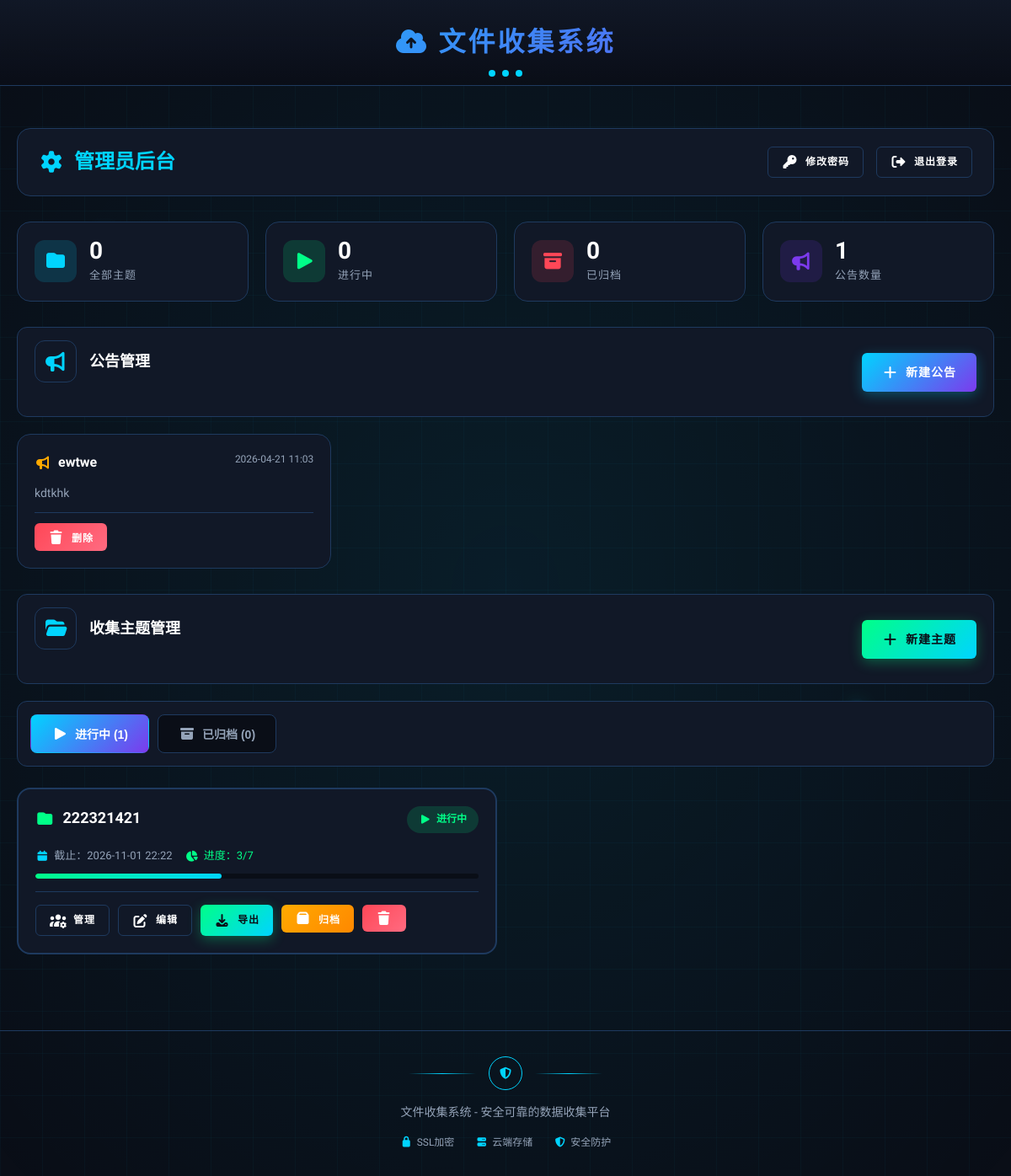
Page /admin (signed in) on the committed database.
### models.py (models this page shows)
class Announcement(db.Model):
    id = db.Column(db.Integer, primary_key=True)
    title = db.Column(db.String(200), nullable=False)
    content = db.Column(db.Text, nullable=True)
    created_at = db.Column(db.DateTime, default=datetime.utcnow)
    updated_at = db.Column(db.DateTime, default=datetime.utcnow, onupdate=datetime.utcnow)
    attachments = db.relationship('AnnouncementAttachment', backref='announcement', lazy=True, cascade='all, delete-orphan')

class CollectionTheme(db.Model):
    id = db.Column(db.Integer, primary_key=True)
    title = db.Column(db.String(200), nullable=False)
    description = db.Column(db.Text)
    announcement = db.Column(db.Text)
    deadline = db.Column(db.DateTime, nullable=False)
    created_at = db.Column(db.DateTime, default=datetime.utcnow)
    is_active = db.Column(db.Boolean, default=True)
    collector_name = db.Column(db.String(100))
    collection_objects = db.relationship('CollectionObject', backref='theme', lazy=True, cascade='all, delete-orphan')
    attachments = db.relationship('ThemeAttachment', backref='theme', lazy=True, cascade='all, delete-orphan')

### routes.py (the view)
    @app.route('/admin')
    @login_required
    def admin_dashboard():
        active_themes = CollectionTheme.query.filter_by(is_active=True).order_by(CollectionTheme.created_at.desc()).all()
        archived_themes = CollectionTheme.query.filter_by(is_active=False).order_by(CollectionTheme.created_at.desc()).all()
        announcements = Announcement.query.order_by(Announcement.created_at.desc()).all()
        return render_template('admin_dashboard.html', active_themes=active_themes, archived_themes=archived_themes, announcements=announcements)

### models.py (called while the page is built)
@login_manager.user_loader
def load_user(user_id):
    return Admin.query.get(int(user_id))

### app/templates/admin_dashboard.html (shortened to what this page needs)
{% extends "base.html" %}
{% block content %}
<div class="container admin-container">
    <div class="admin-header">
        <div class="admin-header-title">
            <h2><i class="fas fa-cog"></i> 管理员后台</h2>
        </div>
        <div class="admin-actions">
            <a href="{{ url_for('change_password') }}" class="btn btn-secondary btn-small">
                <i class="fas fa-key"></i> 修改密码
            </a>
            <a href="{{ url_for('admin_logout') }}" class="btn btn-secondary btn-small">
                <i class="fas fa-sign-out-alt"></i> 退出登录
            </a>
        </div>
    </div>
    <div class="admin-overview">
        <div class="overview-card">
            <div class="overview-icon" style="background: rgba(0, 212, 255, 0.15);">
                <i class="fas fa-folder" style="color: var(--primary);"></i>
            </div>
            <div class="overview-content">
                <span class="overview-value">{{ themes|length }}</span>
                <span class="overview-label">全部主题</span>
            </div>
        </div>
        <div class="overview-card">
            <div class="overview-icon" style="background: rgba(0, 255, 136, 0.15);">
                <i class="fas fa-play" style="color: var(--success);"></i>
            </div>
            <div class="overview-content">
                <span class="overview-value">{{ themes|selectattr('is_active')|list|length }}</span>
                <span class="overview-label">进行中</span>
            </div>
        </div>
        <div class="overview-card">
            <div class="overview-icon" style="background: rgba(255, 71, 87, 0.15);">
                <i class="fas fa-archive" style="color: var(--danger);"></i>
            </div>
            <div class="overview-content">
                <span class="overview-value">{{ themes|rejectattr('is_active')|list|length }}</span>
                <span class="overview-label">已归档</span>
            </div>
        </div>
        <div class="overview-card">
            <div class="overview-icon" style="background: rgba(124, 58, 237, 0.15);">
                <i class="fas fa-bullhorn" style="color: var(--secondary);"></i>
            </div>
            <div class="overview-content">
                <span class="overview-value">{{ announcements|length }}</span>
                <span class="overview-label">公告数量</span>
            </div>
        </div>
    </div>
    <div class="admin-section-title">
        <div class="section-header-tech">
            <div class="tech-icon"><i class="fas fa-bullhorn"></i></div>
            <h3>公告管理</h3>
        </div>
        <a href="{{ url_for('create_announcement') }}" class="btn btn-primary">
            <i class="fas fa-plus"></i> 新建公告
        </a>
    </div>
    {% if announcements %}
    <div class="announcement-cards">
        {% for ann in announcements %}
        <div class="announcement-admin-card">
            <div class="announcement-admin-header">
                <h4><i class="fas fa-bullhorn"></i> {{ ann.title }}</h4>
                <span class="announcement-date">{{ ann.created_at.strftime('%Y-%m-%d %H:%M') }}</span>
            </div>
            {% if ann.content %}
            <p class="announcement-admin-content">{{ ann.content[:100] }}{% if ann.content|length > 100 %}...{% endif %}</p>
            {% endif %}
            <div class="announcement-admin-actions">
                <form method="POST" action="{{ url_for('delete_announcement', announcement_id=ann.id) }}" class="inline-form">
                    <button type="submit" class="btn btn-danger btn-small" onclick="return confirm('确定删除?')">
                        <i class="fas fa-trash"></i> 删除
                    </button>
                </form>
            </div>
        </div>
        {% endfor %}
    </div>
    {% else %}
    <div class="empty-state-card">
        <div class="empty-icon"><i class="fas fa-bullhorn"></i></div>
        <p>暂无公告</p>
    </div>
    {% endif %}
    <div class="admin-section-title">
        <div class="section-header-tech">
            <div class="tech-icon"><i class="fas fa-folder-open"></i></div>
            <h3>收集主题管理</h3>
        </div>
        <a href="{{ url_for('create_theme') }}" class="btn btn-success">
            <i class="fas fa-plus"></i> 新建主题
        </a>
    </div>
    <div class="theme-tabs">
        <button class="tab-btn active" data-tab="active" onclick="showTab('active')">
            <i class="fas fa-play"></i> 进行中 ({{ active_themes|length }})
        </button>
        <button class="tab-btn" data-tab="archived" onclick="showTab('archived')">
            <i class="fas fa-archive"></i> 已归档 ({{ archived_themes|length }})
        </button>
    </div>
    <div id="tab-active" class="tab-content">
        {% if active_themes %}
        <div class="theme-admin-cards">
            {% for theme in active_themes %}
            <div class="theme-admin-card">
                <div class="theme-admin-header">
                    <div class="theme-admin-info">
                        <h4><i class="fas fa-folder"></i> {{ theme.title }}</h4>
                    </div>
                    <span class="status-badge active">
                        <i class="fas fa-play"></i> 进行中
                    </span>
                </div>
                <div class="theme-admin-meta">
                    <span><i class="fas fa-calendar"></i> 截止：{{ theme.deadline.strftime('%Y-%m-%d %H:%M') }}</span>
                    {% set completed_count = theme.collection_objects|selectattr('is_completed')|list|length %}
                    {% set total_count = theme.collection_objects|length %}
                    <span class="theme-progress">
                        <i class="fas fa-chart-pie"></i> 进度：{{ completed_count }}/{{ total_count }}
                    </span>
                </div>
                <div class="theme-admin-progress-bar">
                    <div class="progress-fill" style="width: {% if total_count > 0 %}{{ (completed_count / total_count * 100)|int }}{% else %}0{% endif %}%;"></div>
                </div>
                <div class="theme-admin-actions">
                    <a href="{{ url_for('manage_theme_objects', theme_id=theme.id) }}" class="btn btn-secondary btn-small">
                        <i class="fas fa-users-cog"></i> 管理
                    </a>
                    <a href="{{ url_for('edit_theme', theme_id=theme.id) }}" class="btn btn-secondary btn-small">
                        <i class="fas fa-edit"></i> 编辑
                    </a>
                    <a href="{{ url_for('export_theme_attachments', theme_id=theme.id) }}" class="btn btn-success btn-small">
                        <i class="fas fa-download"></i> 导出
                    </a>
                    <form method="POST" action="{{ url_for('archive_theme', theme_id=theme.id) }}" class="inline-form">
                        <button type="submit" class="btn btn-warning btn-small" onclick="return confirm('确定归档此主题？归档后将不在首页显示。')">
                            <i class="fas fa-box"></i> 归档
                        </button>
                    </form>
                    <form method="POST" action="{{ url_for('delete_theme', theme_id=theme.id) }}" class="inline-form">
                        <button type="submit" class="btn btn-danger btn-small" onclick="return confirm('确定删除此主题？')">
                            <i class="fas fa-trash"></i>
                        </button>
                    </form>
                </div>
            </div>
            {% endfor %}
        </div>
        {% else %}
        <div class="empty-state-card">
            <div class="empty-icon"><i class="fas fa-folder-open"></i></div>
            <p>暂无进行中的主题</p>
        </div>
        {% endif %}
    </div>
{% endblock %}

### rows in the picture
Announcement: title "ewtwe", created_at "2026-04-21 11:03", content "kdtkhk"
CollectionTheme: title "222321421", deadline "2026-11-01 22:22", completed_count "3", total_count "7", {{ (completed_count / total_count * 100)|int }} 42 (drawn)

### other values in the picture
{{ themes|length }} "0"
{{ themes|selectattr('is_active')|list|length }} "0"
{{ themes|rejectattr('is_active')|list|length }} "0"
{{ announcements|length }} "1"
{{ active_themes|length }} "1"
{{ archived_themes|length }} "0"
